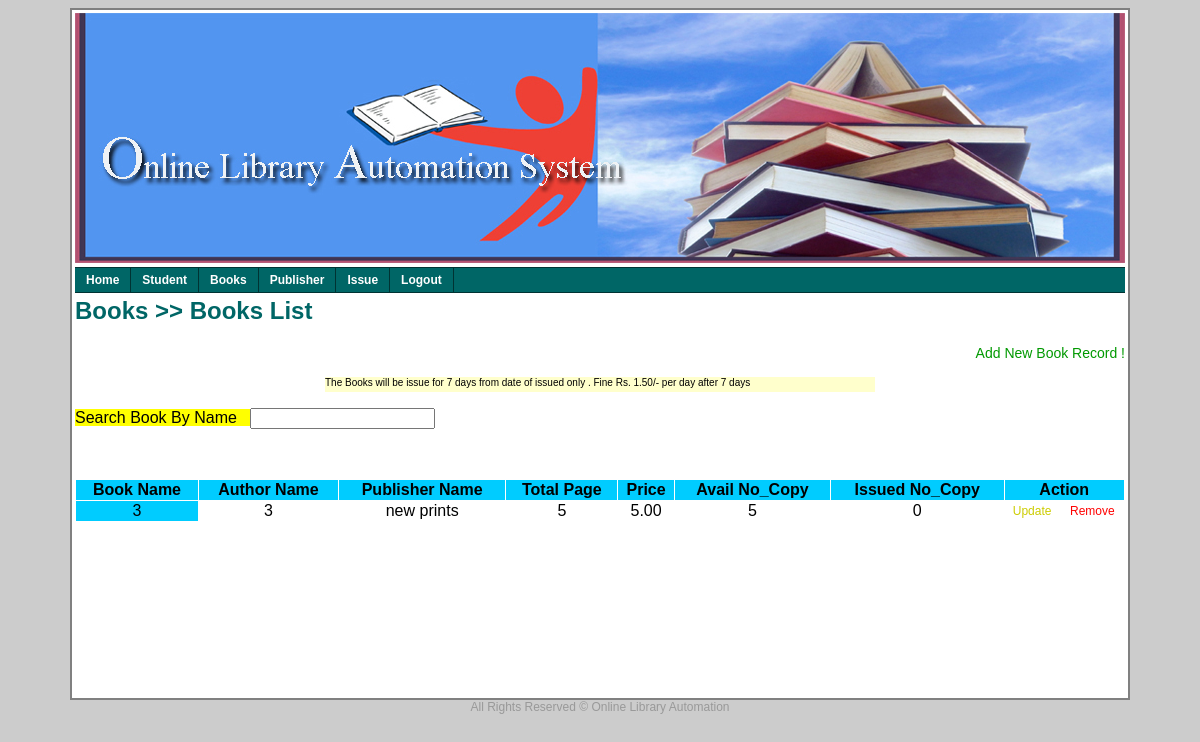
Page /DipsBookByName.php?bname=3 on the committed database.
### tables this page shows
CREATE TABLE IF NOT EXISTS `book_mstr` (
  `bname` varchar(200) NOT NULL,
  `author_name` varchar(200) DEFAULT NULL,
  `pname` varchar(200) DEFAULT NULL,
  `page_no` int(4) DEFAULT NULL,
  `price` decimal(6,2) DEFAULT NULL,
  `no_copy` int(2) DEFAULT NULL,
  `issue_copy` int(2) DEFAULT '0',
  PRIMARY KEY (`bname`),
  KEY `FK_book_mstr` (`pname`)
);

### DipsBookByName.php (the view, shortened to what this page needs)
<html>
    <head>
        <link href="style/mycss.css" rel="stylesheet" type="text/css" />
    </head>
    <body>
    <center>
        <table class="table">
            <tr>
                <td width="100%" height="250px" valign="top">
                </td>
            </tr>
            <tr>
                <td width="100%" valign="top">
                </td>
            </tr>
            <tr>
                <td width="100%" height="400px" valign="top">
                    <h2>Books >> Books List
                    </h2>
                    <p align="right">
                        <a href="AddNewBookRecord.php" class="newadd">Add New Book Record !</a>
                    </p>
            <center>
                <div style="width: 550px;height: 15px;text-align: justify;background-color:#ffffcc;font-size: 10px;">
                    The  Books will be issue for 7 days from date of issued only . Fine Rs. 1.50/- per day after 7 days
                </div>
            </center>
            <p align="left">
            <form action="DipsBookByName.php" method="get">
                <span style="background-color: #ffff00;">
                    Search Book By Name &nbsp;&nbsp;<input type="search" name="bname" />
                </span>
            </form>
            </p>
            <p>&nbsp;</p>
            <table cellspacing="1" cellpadding="1" border="0" width="100%">
                <tr style="background-color: #00ccff;">
                    <th>
                        Book Name
                    </th>
                    <th>
                        Author Name
                    </th>
                    <th>
                        Publisher Name
                    </th>
                    <th>
                        Total Page
                    </th>
                    <th>
                        Price
                    </th>
                    <th>
                        Avail No_Copy
                    </th>
                    <th>
                        Issued No_Copy
                    </th>
                    <th colspan="2">
                        Action
                    </th>
                </tr>
                <?php
                $bname=$_REQUEST['bname'];
                            $q="select * from book_mstr where bname='$bname'";
	                    $r = mysql_query($q);
                             while($row = mysql_fetch_array($r))
                             {
                        echo "<tr>";
                    echo "<td align='center' style='background-color: #00ccff;'>".$row['bname'];
                    echo "</td>";
                    echo "<td align='center'>".$row['author_name'];
                    echo "</td>";
                    echo "<td align='center'>".$row['pname'];
                    echo "</td>";
                    echo "<td align='center'>".$row['page_no'];
                    echo "</td>";
                    echo "<td align='center'>".$row['price'];
                    echo "</td>";
                    echo "<td align='center'>".$row['no_copy'];
                    echo "</td>";
                    echo "<td align='center'>".$row['issue_copy'];
                    echo "</td>";
                    echo "<td align='center'>";
                    $r1=$row['bname'];
                        echo "<a href=UpdateBookRecord.php?bname='.$r1 class='updt'>Update</a>";
                    echo "</td>";
                    echo "<td align='center'>";
                     echo "<a href='RemoveBook.php?bname='.$r1 class='delt'>Remove</a>";
                    echo "</td>";
                echo "</tr>";
                             } ?>
            </table>
            </td>
            </tr>
        </table>
    </center>
</body>
</html>

### style/mycss.css (style rules this page uses)
body { background-color: #cccccc; font-family: Verdana,Arial,Helvetica,sans-serif; font-size: 12px; }
h2 { color: #006666; }
.newadd { text-decoration: none; font-size: 14px; color: #009900; }
.updt { text-decoration: none; font-size: 12px; color: #cccc00; }
.delt { text-decoration: none; font-size: 12px; color: #ff0000; }
.table { width: 1050px; border-right-style: solid; border-left-style: solid; border-bottom-style: solid; border-top-style: solid; border-right-width: 2px; border-left-width: 2px; border-bottom-width: 2px; border-top-width: 2px; background-color: #ffffff; }
.footer { font-size: 12px; color: #999999; }
.h_mnu_01 { width: 100%; font-family: Verdana, Arial, Helvetica, sans-serif; font-size: 12px; font-weight: bold; font-style: normal; text-decoration: none; }
.h_mnu_01 ul { margin: 0; padding: 0; float: left; width: 100%; background: #006666; border-top-width: 1px; border-right-width: 0; border-bottom-width: 1px; border-left-width: 0; border-top-style: solid; border-right-style: solid; border-bottom-style: solid; border-left-style: solid; border-top-color: #003333; border-right-color: #003333; border-bottom-color: #003333; border-left-color: #003333 }
.h_mnu_01 ul li { display: inline; }
.h_mnu_01 ul li a { float: left; color: #FFFFFF; padding: 5px 11px; text-decoration: none; border-right-width: 1px; border-right-style: solid; border-right-color: #003333; }

### rows in the picture
book_mstr: bname "3", author_name "3", pname "new prints", page_no "5", price "5.00", no_copy "5", issue_copy "0"
